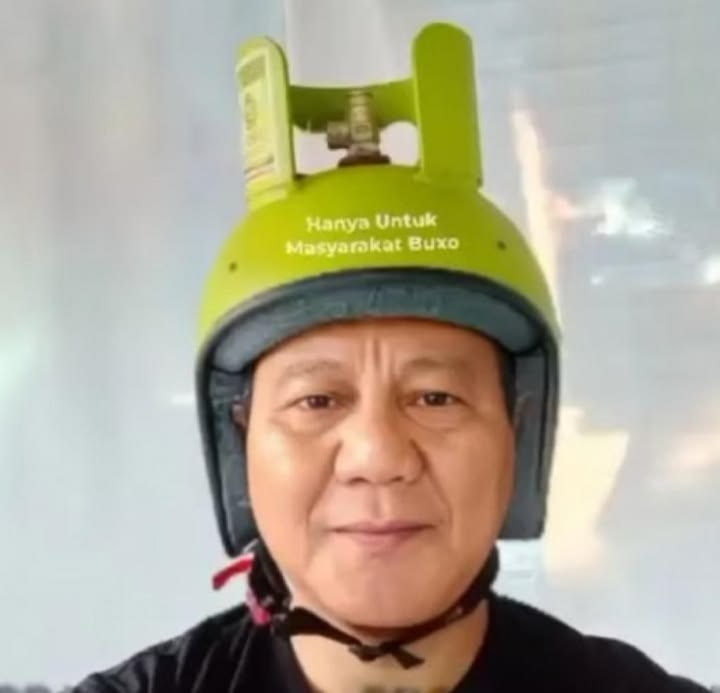
#> input picture wowo.jpeg, 720 x 693 px
$ python peningkatan_citra.py
#> lines starting #> are read from the running program, lines starting #| are printed output that depends on the picture
import imageio.v3 as iio
import numpy as np
from scipy import ndimage
import matplotlib.pyplot as plt

# Membaca gambar
gambar = iio.imread("wowo.jpeg")
#> gambar is the input picture: shape (693, 720, 3); mean R, G, B 174.9, 168.8, 149.6

# Mengubah gambar menjadi grayscale
if gambar.ndim == 3:
    gambar = np.dot(
        gambar[:, :, :3],
        [0.299, 0.587, 0.114]
    )
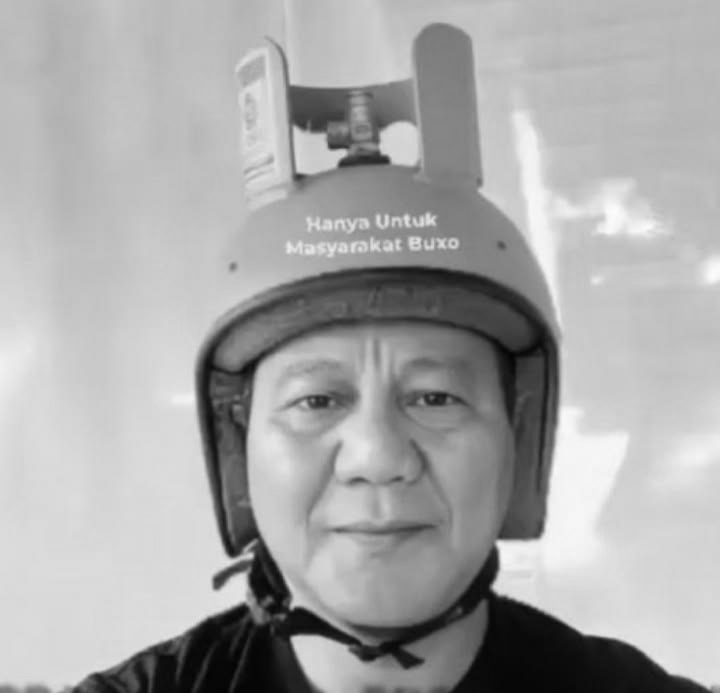
#> gambar: shape (693, 720) float64; min 1.95, max 252.8, mean 168.4

gambar = gambar.astype(np.uint8)

# Mengurangi noise
filter_gambar = ndimage.gaussian_filter(
    gambar.astype(float), sigma=0.7
)

filter_gambar = np.clip(
    filter_gambar, 0, 255
).astype(np.uint8)

# Meningkatkan kontras dengan Histogram Equalization
histogram = np.bincount(
    filter_gambar.ravel(), minlength=256
)
#> histogram = 256 values, max 17024 at index 217, min 0 at index 0, mean 1949.1

cdf = histogram.cumsum()
#> cdf = 256 values from 0 to 498960
cdf_min = cdf[cdf > 0][0]
#> cdf_min = 5
total = filter_gambar.size
#> total = 498960

hasil = (
    (cdf[filter_gambar] - cdf_min)
    / (total - cdf_min) * 255
)
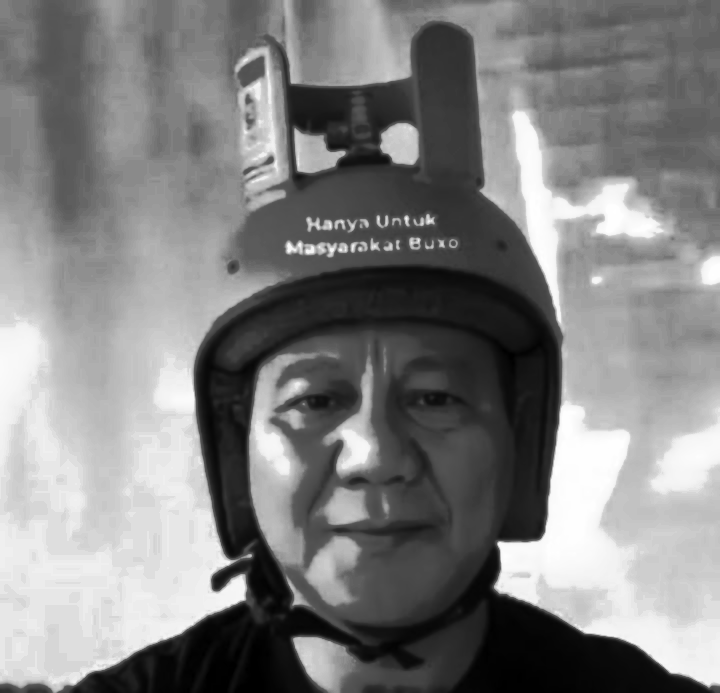
#> hasil: shape (693, 720) float64; min 0, max 255, mean 128.9

hasil = np.clip(hasil, 0, 255).astype(np.uint8)

# Menyimpan gambar hasil
iio.imwrite("hasil_peningkatan.png", hasil)

# Menampilkan perbandingan gambar
plt.figure(figsize=(12, 5))

plt.subplot(1, 2, 1)
plt.imshow(gambar, cmap="gray", vmin=0, vmax=255)
plt.title("Citra Awal")
plt.axis("off")

plt.subplot(1, 2, 2)
plt.imshow(hasil, cmap="gray", vmin=0, vmax=255)
plt.title("Citra Setelah Peningkatan")
plt.axis("off")

plt.tight_layout()
plt.savefig("perbandingan_citra.png")
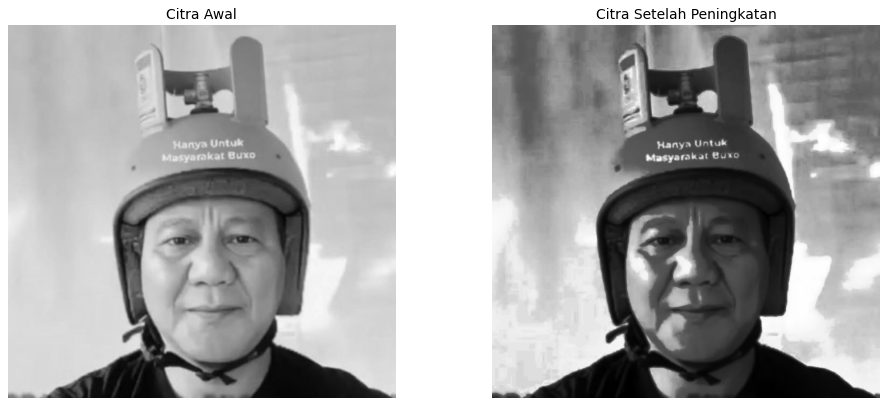
#> figure drawn by matplotlib, 2 panels
plt.show()
